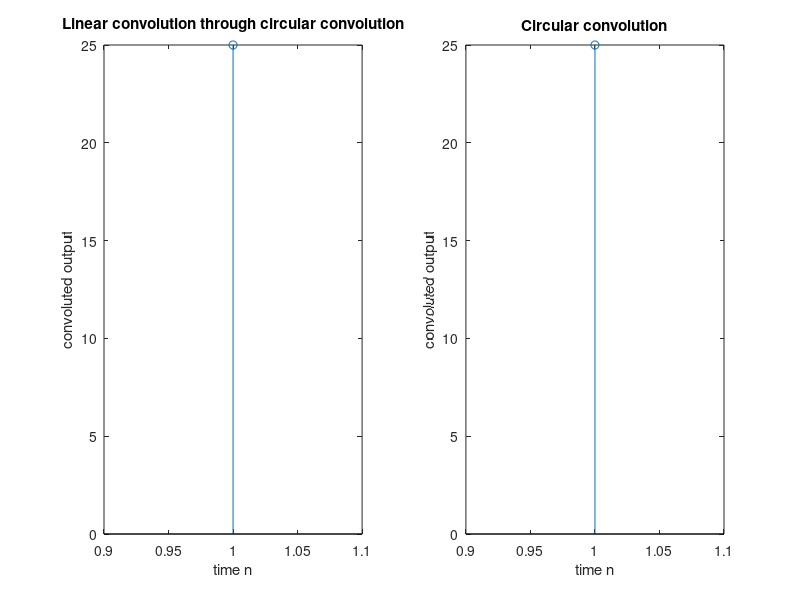

Recreate this plot in MATLAB.
clc; 
clear all;
close all;
% Linear convolution through circular convolution
x1=input('enter the first matrix')
x2=input('enter the second matrix')
y=cconv(x1,x2)
n=1:(length(x1)+ length(x2) -1)
subplot(1,2,1)
stem(n,y)
xlabel('time n' )
ylabel('convoluted output')
title('Linear convolution through circular convolution')

% Circular convolution
y1=cconv(x1,x2)
n=1:length(y)
subplot(1,2,2)
stem(n,y1)
xlabel('time n' )
ylabel('convoluted output')
title('Circular convolution')